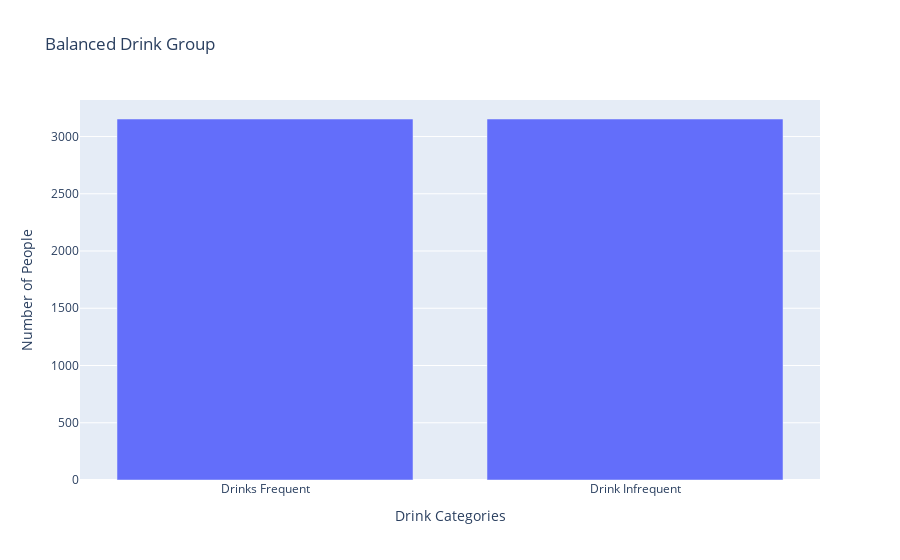

Notebook cell for this chart:
### Code cell
drink_categories = ['Drinks Frequent', 'Drink Infrequent']

drink_len = [len(df_frequent), len(drinks_undersampled)]
# Create the bar graph
fig = go.Figure(data=[go.Bar(x=drink_categories, y=drink_len)])

# Customize the layout
fig.update_layout(
    title='Balanced Drink Group',
    xaxis_title='Drink Categories',
    yaxis_title='Number of People',

)

# Show the figure

### Figure 1 — Plotly figure (JSON) as saved in the notebook; plotly's stock layout.template omitted (floating-point values rounded to 4 significant figures)
{"data": [{"type": "bar", "x": ["Drinks Frequent", "Drink Infrequent"], "y": [3153, 3153]}], "layout": {"autosize": true, "title": {"text": "Balanced Drink Group"}, "xaxis": {"autorange": true, "range": [-0.5, 1.5], "title": {"text": "Drink Categories"}, "type": "category"}, "yaxis": {"autorange": true, "range": [0, 3319.0], "title": {"text": "Number of People"}, "type": "linear"}}}
